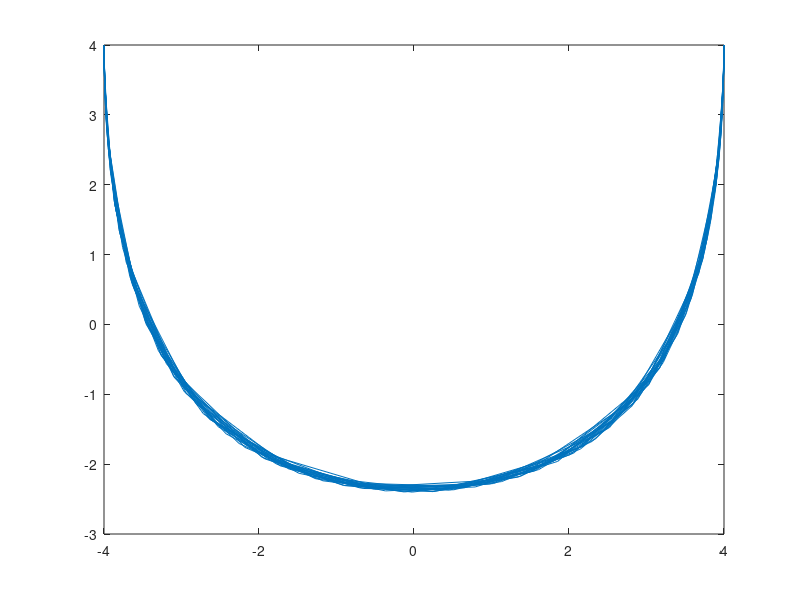

This figure's MATLAB source:
% Plot the x and y positions of the pendulum
function res = pendulumAcceleration()
    % Start conditions
    g = 9.8; % m/s^2
    length = 4; % m
    startAngle = pi/2;
    startAngle2 = 0;

    xStart = 0;
    yStart = 1;

    % Equation for angular acceleration (-g/R * sin(theta))
    accelerationEquation = @(time, xPos) [xPos(2); -g/length*sin(xPos(1))];

    % Call ode45
    [t, result] = ode45(accelerationEquation, [0, 50], [startAngle, startAngle2]);
   % [t, result] = ode45(@pendulumForceOnBuilding, [0, 50]);
    result1 = result(:,1);
    result2 = result(:,2);

    x = length*sin(result1);
    y = length*cos(result2);
    plot(x,y)
end